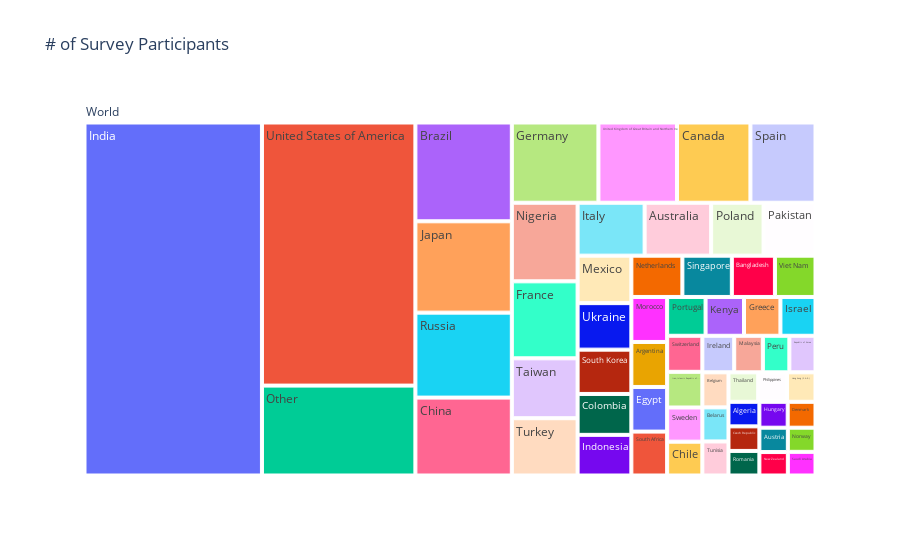

The notebook cell saved with this chart:
### Code cell
y = dist.Country.value_counts()

fig = go.Figure(go.Treemap(
    labels = y.index,
    parents = ['World'] * len(y),
    values = y
))

fig.update_layout(title = '# of Survey Participants')
fig.show()

### Figure 1 — Plotly figure (JSON) as saved in the notebook; plotly's stock layout.template omitted (floating-point values rounded to 4 significant figures)
{"data": [{"labels": ["India", "United States of America", "Other", "Brazil", "Japan", "Russia", "China", "Germany", "United Kingdom of Great Britain and Northern Ireland", "Canada", "Spain", "Nigeria", "France", "Taiwan", "Turkey", "Italy", "Australia", "Poland", "Pakistan", "Mexico", "Ukraine", "South Korea", "Colombia", "Indonesia", "Netherlands", "Singapore", "Bangladesh", "Viet Nam", "Morocco", "Argentina", "Egypt", "South Africa", "Portugal", "Kenya", "Greece", "Israel", "Switzerland", "Iran, Islamic Republic of...", "Sweden", "Chile", "Ireland", "Malaysia", "Peru", "Republic of Korea", "Belgium", "Belarus", "Tunisia", "Thailand", "Philippines", "Hong Kong (S.A.R.)", "Algeria", "Czech Republic", "Romania", "Hungary", "Denmark", "Austria", "New Zealand", "Norway", "Saudi Arabia"], "parents": ["World", "World", "World", "World", "World", "World", "World", "World", "World", "World", "World", "World", "World", "World", "World", "World", "World", "World", "World", "World", "World", "World", "World", "World", "World", "World", "World", "World", "World", "World", "World", "World", "World", "World", "World", "World", "World", "World", "World", "World", "World", "World", "World", "World", "World", "World", "World", "World", "World", "World", "World", "World", "World", "World", "World", "World", "World", "World", "World"], "type": "treemap", "values": [4786, 3085, 1054, 728, 673, 626, 574, 531, 482, 450, 399, 395, 387, 301, 288, 271, 269, 212, 210, 195, 191, 182, 168, 167, 161, 156, 136, 128, 123, 123, 122, 120, 114, 114, 108, 104, 97, 96, 92, 91, 89, 80, 74, 73, 70, 68, 68, 67, 65, 64, 58, 58, 58, 56, 55, 53, 51, 51, 50]}], "layout": {"title": {"text": "# of Survey Participants"}}}
